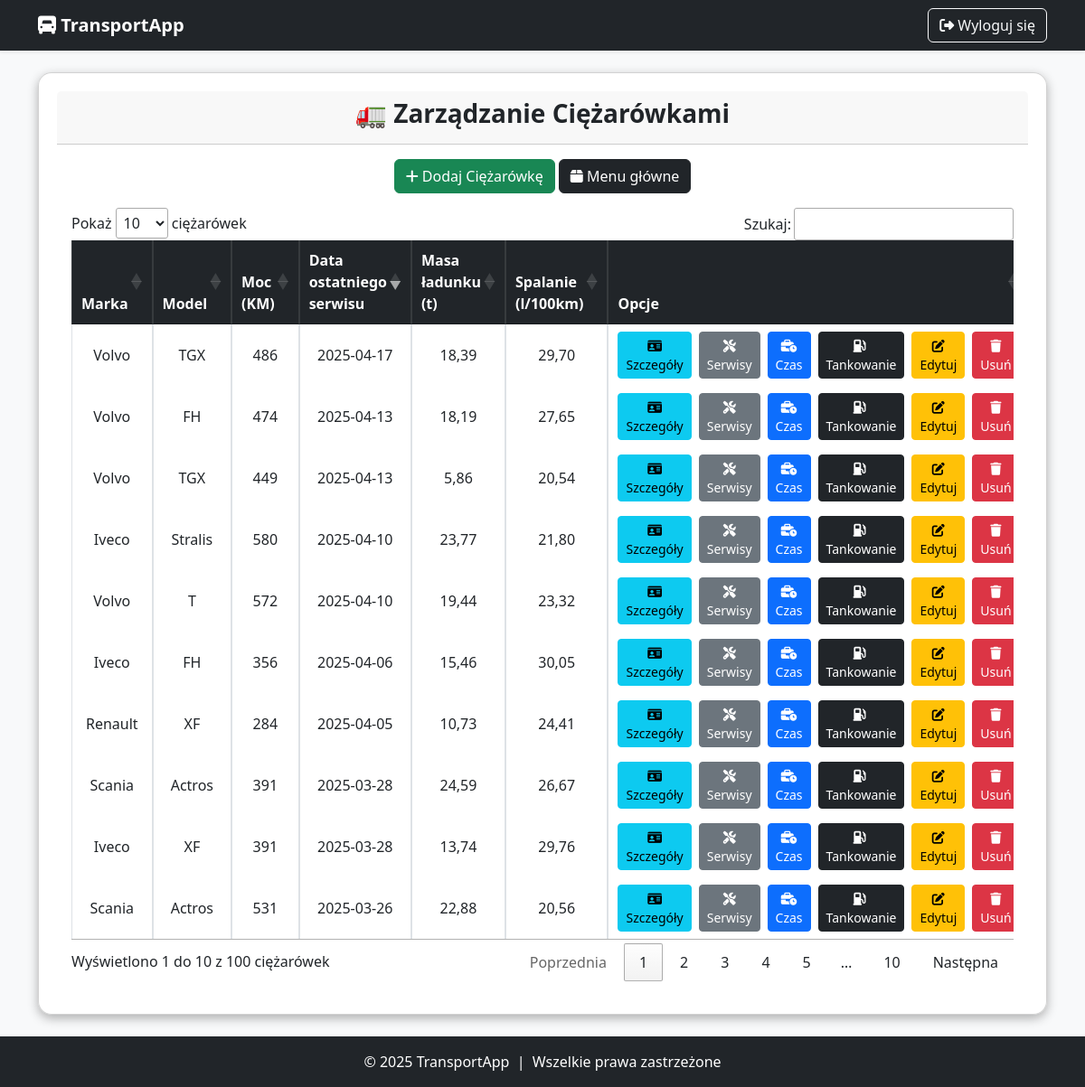
Page /users/ciezarowki/ (signed in) on the earlier database version.
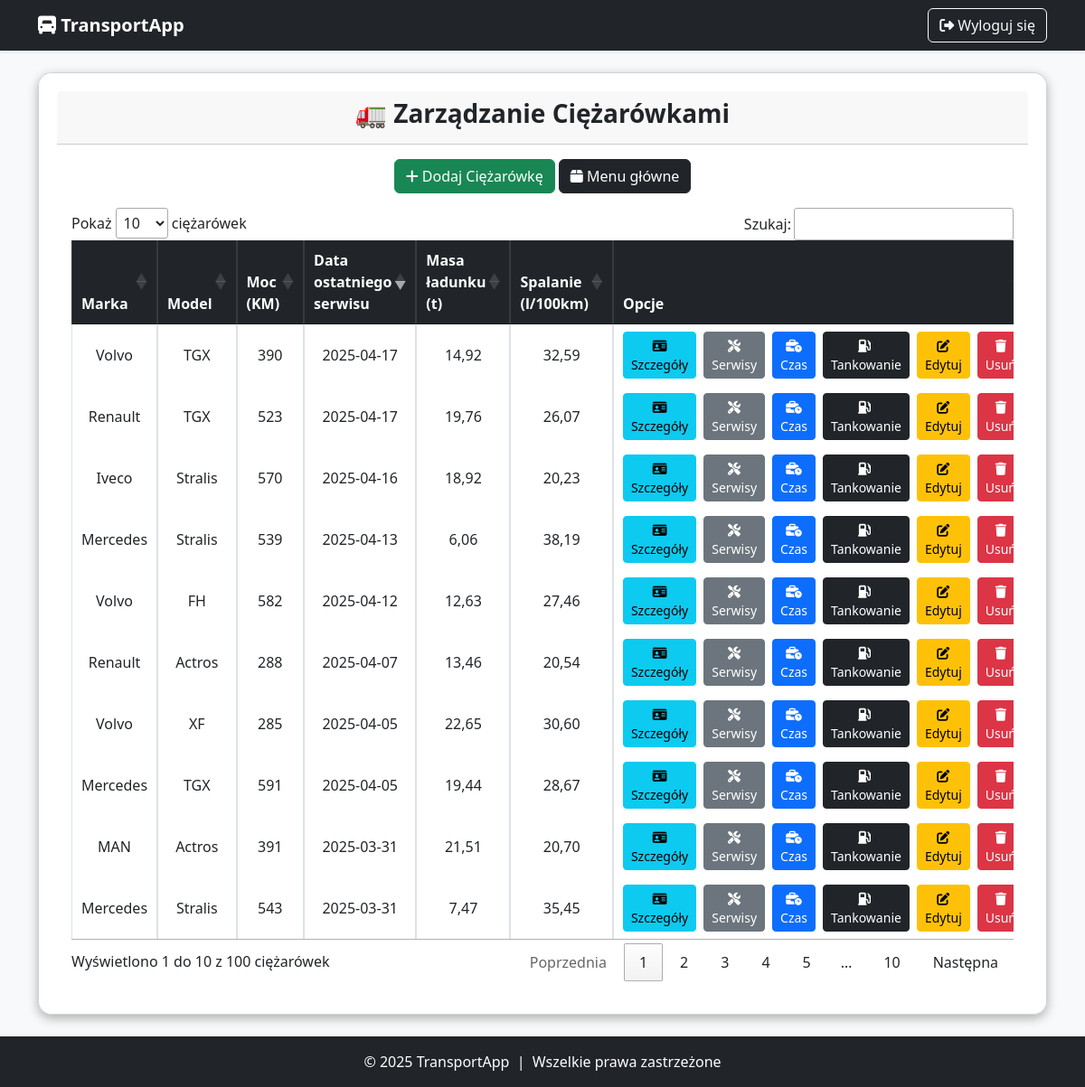
Same page on the later database version.
### users/models.py (models this page shows, shortened)
class Ciezarowka(models.Model):
    ciez_id = models.AutoField(primary_key=True)
    ciez_marka = models.CharField(max_length=50, verbose_name="Marka")
    ciez_model = models.CharField(max_length=50, verbose_name="Model")
    ciez_moc = models.IntegerField(
        verbose_name="Moc (KM)",
        validators=[MinValueValidator(0, message="Moc nie może być ujemna.")]
    )
    ciez_nr_rejestr = models.CharField(
        max_length=15,
        verbose_name="Numer rejestracyjny",
        validators=[RegexValidator(
            regex=r'^[A-Z0-9]{2,3}\s?[A-Z0-9]{4,6}$',
            message="Podaj poprawny numer rejestracyjny."
        )]
    )
    ciez_przebieg = models.IntegerField(
        verbose_name="Przebieg (km)",
        validators=[MinValueValidator(0, message="Przebieg nie może być ujemny.")]
    )
    ciez_rok_prod = models.IntegerField(
        verbose_name="Rok produkcji",
        validators=[
            MinValueValidator(0, message="Rok produkcji nie może być mniejszy od 0."),
            MaxValueValidator(date.today().year, message=f"Rok produkcji nie może być większy niż {date.today().year}.")
        ]
    )
    ciez_data_zakupu = models.DateField(verbose_name="Data zakupu")
    ciez_data_serwisu = models.DateField(verbose_name="Data ostatniego serwisu")
    ciez_masa_wlasna = models.DecimalField(
        max_digits=7, decimal_places=2,
        verbose_name="Masa własna (t)",
        validators=[MinValueValidator(0.01, message="Masa własna musi być większa od 0.")]
    )
    ciez_masa_ladunku = models.DecimalField(
        max_digits=7, decimal_places=2,
        verbose_name="Masa ładunku (t)",
        validators=[MinValueValidator(0.01, message="Masa ładunku musi być większa od 0.")]
    )
    ciez_dop_masa_calk = models.DecimalField(
        max_digits=7, decimal_places=2,
        verbose_name="Dopuszczalna masa całkowita (t)",
        validators=[MinValueValidator(0.01, message="Dopuszczalna masa całkowita musi być większa od 0.")]
    )
    ciez_spalanie_na_100km = models.DecimalField(
        max_digits=5, decimal_places=2,
        verbose_name="Spalanie na 100 km (l)",
        validators=[MinValueValidator(0, message="Spalanie nie może być mniejsze niż 0.")]
    )
    ciez_paliwo_litry = models.FloatField(
        verbose_name="Stan paliwa (l)",
        validators=[MinValueValidator(0)],
        null=True,
        blank=True
    )
    ciez_bak_max = models.FloatField(
        verbose_name="Pojemność baku (l)",
        validators=[MinValueValidator(1)],
        null=True,
        blank=True
    )

### users/views/ciezarowka_views.py (the view)
# urls.py: path("ciezarowki/", zarzadzaj_ciezarowkami, name="zarzadzaj_ciezarowkami"),
@login_required
def zarzadzaj_ciezarowkami(request):
    ciezarowki = Ciezarowka.objects.all()
    return render(request, "users/zarzadzanie/zarzadzaj_ciezarowkami.html", {"ciezarowki": ciezarowki})

### users/templates/users/zarzadzanie/zarzadzaj_ciezarowkami.html (shortened to what this page needs)
{% extends 'base.html' %}
{% block content %}
<div class="row justify-content-center">
    <div class="col-md-12 col-lg-12">
        <div class="card text-center">
            <div class="card-header">
                <h3 class="fw-bold">🚛 Zarządzanie Ciężarówkami</h3>
            </div>
            <div class="card-body">
                <a href="{% url 'dodaj_ciezarowke' %}" class="btn btn-success mb-3">
                    <i class="fa-solid fa-plus"></i> Dodaj Ciężarówkę
                </a>
                <a href="{% url 'menu_glowne' %}" class="btn btn-dark mb-3">
                    <i class="fa-solid fa-box"></i> Menu główne
                </a>
                <div class="table-responsive">
                    <table id="ciezarowkiTable" class="table table-bordered table-hover align-middle">
                        <thead class="table-dark">
                            <tr>
                                <th>Marka</th>
                                <th>Model</th>
                                <th>Moc (KM)</th>
                                <th>Data ostatniego serwisu</th>
                                <th>Masa ładunku (t)</th>
                                <th>Spalanie (l/100km)</th>
                                <th>Opcje</th>
                            </tr>
                        </thead>
                        <tbody>
                            {% for ciezarowka in ciezarowki %}
                            <tr>
                                <td>{{ ciezarowka.ciez_marka }}</td>
                                <td>{{ ciezarowka.ciez_model }}</td>
                                <td>{{ ciezarowka.ciez_moc }}</td>
                                <td>{{ ciezarowka.ciez_data_serwisu|date:"Y-m-d" }}</td>
                                <td>{{ ciezarowka.ciez_masa_ladunku }}</td>
                                <td>{{ ciezarowka.ciez_spalanie_na_100km }}</td>
                                <td>
                                  <div class="d-flex justify-content-center gap-2">
                                    <a href="{% url 'szczegoly_ciezarowki' ciezarowka.ciez_id %}" class="btn btn-info btn-sm flex-fill">
                                      <i class="fa-solid fa-id-card"></i> Szczegóły
                                    </a>
                                    <a href="{% url 'historia_serwisow' ciezarowka.ciez_id %}" class="btn btn-secondary btn-sm flex-fill">
                                        <i class="fa-solid fa-screwdriver-wrench"></i> Serwisy
                                    </a>
                                    <a href="{% url 'czas_ciezarowki_redirect' ciezarowka.ciez_id %}" class="btn btn-primary btn-sm flex-fill">
                                        <i class="fa-solid fa-business-time"></i> Czas
                                    </a>
                                    <a href="{% url 'historia_tankowania' ciezarowka.ciez_id %}" class="btn btn-dark btn-sm flex-fill">
                                        <i class="fa-solid fa-gas-pump me-1"></i> Tankowanie
                                    </a>
                                      <a href="{% url 'edytuj_ciezarowke' ciezarowka.ciez_id %}" class="btn btn-warning btn-sm flex-fill">
                                      <i class="fa-solid fa-edit"></i> Edytuj
                                    </a>
                                    <a href="{% url 'usun_ciezarowke' ciezarowka.ciez_id %}" class="btn btn-danger btn-sm flex-fill">
                                      <i class="fa-solid fa-trash"></i> Usuń
                                    </a>
                                  </div>
                                </td>
                            </tr>
                            {% endfor %}
                        </tbody>
                    </table>
                </div>
            </div>
        </div>
    </div>
</div>
<link rel="stylesheet" href="https://cdn.datatables.net/1.11.5/css/jquery.dataTables.min.css">
{% endblock %}

Differences in the rows shown:
removed Ciezarowka: ciez_marka "Scania", ciez_model "Actros", ciez_moc "531", ciez_data_serwisu "2025-03-26", ciez_masa_ladunku "22,88", ciez_spalanie_na_100km "20,56"
removed Ciezarowka: ciez_marka "Scania", ciez_model "Actros", ciez_moc "391", ciez_data_serwisu "2025-03-28", ciez_masa_ladunku "24,59", ciez_spalanie_na_100km "26,67"
removed Ciezarowka: ciez_marka "Iveco", ciez_model "XF", ciez_moc "391", ciez_data_serwisu "2025-03-28", ciez_masa_ladunku "13,74", ciez_spalanie_na_100km "29,76"
removed Ciezarowka: ciez_marka "Iveco", ciez_model "Stralis", ciez_moc "580", ciez_data_serwisu "2025-04-10", ciez_masa_ladunku "23,77", ciez_spalanie_na_100km "21,80"
removed Ciezarowka: ciez_marka "Renault", ciez_model "XF", ciez_moc "284", ciez_data_serwisu "2025-04-05", ciez_masa_ladunku "10,73", ciez_spalanie_na_100km "24,41"
removed Ciezarowka: ciez_marka "Iveco", ciez_model "FH", ciez_moc "356", ciez_data_serwisu "2025-04-06", ciez_masa_ladunku "15,46", ciez_spalanie_na_100km "30,05"
removed Ciezarowka: ciez_marka "Volvo", ciez_model "FH", ciez_moc "474", ciez_data_serwisu "2025-04-13", ciez_masa_ladunku "18,19", ciez_spalanie_na_100km "27,65"
removed Ciezarowka: ciez_marka "Volvo", ciez_model "TGX", ciez_moc "449", ciez_data_serwisu "2025-04-13", ciez_masa_ladunku "5,86", ciez_spalanie_na_100km "20,54"
removed Ciezarowka: ciez_marka "Volvo", ciez_model "TGX", ciez_moc "486", ciez_data_serwisu "2025-04-17", ciez_masa_ladunku "18,39", ciez_spalanie_na_100km "29,70"
removed Ciezarowka: ciez_marka "Volvo", ciez_model "T", ciez_moc "572", ciez_data_serwisu "2025-04-10", ciez_masa_ladunku "19,44", ciez_spalanie_na_100km "23,32"
added Ciezarowka: ciez_marka "Volvo", ciez_model "XF", ciez_moc "285", ciez_data_serwisu "2025-04-05", ciez_masa_ladunku "22,65", ciez_spalanie_na_100km "30,60"
added Ciezarowka: ciez_marka "Volvo", ciez_model "FH", ciez_moc "582", ciez_data_serwisu "2025-04-12", ciez_masa_ladunku "12,63", ciez_spalanie_na_100km "27,46"
added Ciezarowka: ciez_marka "Volvo", ciez_model "TGX", ciez_moc "390", ciez_data_serwisu "2025-04-17", ciez_masa_ladunku "14,92", ciez_spalanie_na_100km "32,59"
added Ciezarowka: ciez_marka "Renault", ciez_model "TGX", ciez_moc "523", ciez_data_serwisu "2025-04-17", ciez_masa_ladunku "19,76", ciez_spalanie_na_100km "26,07"
added Ciezarowka: ciez_marka "MAN", ciez_model "Actros", ciez_moc "391", ciez_data_serwisu "2025-03-31", ciez_masa_ladunku "21,51", ciez_spalanie_na_100km "20,70"
added Ciezarowka: ciez_marka "Mercedes", ciez_model "TGX", ciez_moc "591", ciez_data_serwisu "2025-04-05", ciez_masa_ladunku "19,44", ciez_spalanie_na_100km "28,67"
added Ciezarowka: ciez_marka "Iveco", ciez_model "Stralis", ciez_moc "570", ciez_data_serwisu "2025-04-16", ciez_masa_ladunku "18,92", ciez_spalanie_na_100km "20,23"
added Ciezarowka: ciez_marka "Renault", ciez_model "Actros", ciez_moc "288", ciez_data_serwisu "2025-04-07", ciez_masa_ladunku "13,46", ciez_spalanie_na_100km "20,54"
added Ciezarowka: ciez_marka "Mercedes", ciez_model "Stralis", ciez_moc "539", ciez_data_serwisu "2025-04-13", ciez_masa_ladunku "6,06", ciez_spalanie_na_100km "38,19"
added Ciezarowka: ciez_marka "Mercedes", ciez_model "Stralis", ciez_moc "543", ciez_data_serwisu "2025-03-31", ciez_masa_ladunku "7,47", ciez_spalanie_na_100km "35,45"
